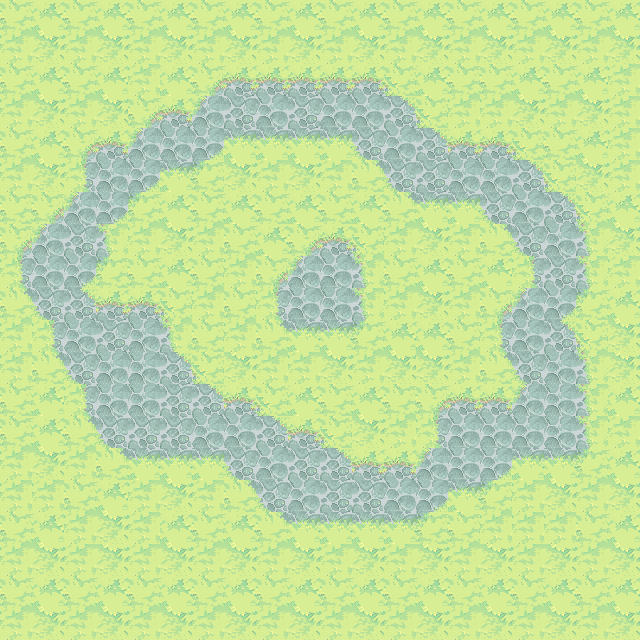

Below is a game level as drawn by its tile map, then a one-line description and the .tmx that defines it (tile-layer data replaced by summaries):
An orthogonal 20x20 tile map with 32x32 px tiles, 1 tile layer (background), 1 hidden layer not drawn, 6 tilesets.

<map version="1.0" orientation="orthogonal" renderorder="right-down" width="20" height="20" tilewidth="32" tileheight="32" nextobjectid="16">
 <tileset firstgid="1" name="ObjectLayer" tilewidth="32" tileheight="32" tilecount="84" columns="14">
  <image source="ObjectLayer.png" width="477" height="219" />
 </tileset>
 <tileset firstgid="85" name="ground_tiles" tilewidth="32" tileheight="32" tilecount="441" columns="21">
  <image source="ground_tiles.png" width="672" height="701" />
  <terraintypes>
   <terrain name="pradera" tile="43" />
   <terrain name="tierra" tile="106" />
   <terrain name="agua" tile="191" />
   <terrain name="piedra" tile="67" />
   <terrain name="mancha tierra" tile="34" />
   <terrain name="mancha gris" tile="99" />
   <terrain name="piedra marron" tile="274" />
  </terraintypes>
  <tile id="12" terrain="1,1,1,4" />
  <tile id="13" terrain="1,1,4,4" />
  <tile id="14" terrain="1,1,4,1" />
  <tile id="15" terrain="4,4,4,1" />
  <tile id="16" terrain="4,4,1,4" />
  <tile id="33" terrain="1,4,1,4" />
  <tile id="34" terrain="4,4,4,4" />
  <tile id="35" terrain="4,1,4,1" />
  <tile id="36" terrain="4,1,4,4" />
  <tile id="37" terrain="1,4,4,4" />
  <tile id="43" terrain="0,0,0,0" />
  <tile id="44" terrain="0,0,0,0" />
  <tile id="54" terrain="1,4,1,1" />
  <tile id="55" terrain="4,4,1,1" />
  <tile id="56" terrain="4,1,1,1" />
  <tile id="64" terrain="0,0,0,0" />
  <tile id="65" terrain="0,0,0,0" />
  <tile id="67" terrain="3,3,3,3" />
  <tile id="72" terrain="0,0,0,1" />
  <tile id="73" terrain="0,0,1,0" />
  <tile id="90" terrain="0,0,0,1" />
  <tile id="91" terrain="0,0,1,1" />
  <tile id="92" terrain="0,0,1,0" />
  <tile id="93" terrain="0,1,0,0" />
  <tile id="94" terrain="1,0,0,0" />
  <tile id="96" terrain="1,1,1,5" />
  <tile id="97" terrain="1,1,5,5" />
  <tile id="98" terrain="1,1,5,1" />
  <tile id="106" terrain="1,1,1,1" />
  <tile id="107" terrain="1,1,1,1" />
  <tile id="108" terrain="1,1,1,1" />
  <tile id="111" terrain="0,1,0,1" />
  <tile id="113" terrain="1,0,1,0" />
  <tile id="114" terrain="1,1,1,0" />
  <tile id="115" terrain="1,1,0,1" />
  <tile id="117" terrain="1,5,1,5" />
  <tile id="119" terrain="5,1,5,1" />
  <tile id="120" terrain="1,5,5,1" />
  <tile id="121" terrain="5,1,1,5" />
  <tile id="127" terrain="1,1,1,1" />
  <tile id="128" terrain="1,1,1,1" />
  <tile id="129" terrain="1,1,1,1" />
  <tile id="132" terrain="0,1,0,0" />
  <tile id="133" terrain="1,1,0,0" />
  <tile id="134" terrain="1,0,0,0" />
  <tile id="135" terrain="1,0,1,1" />
  <tile id="136" terrain="0,1,1,1" />
  <tile id="137" terrain=",,2," />
  <tile id="138" terrain="1,5,1,1" />
  <tile id="139" terrain="5,5,1,1" />
  <tile id="140" terrain="5,1,1,1" />
  <tile id="141" terrain="5,1,1,5" />
  <tile id="142" terrain="1,5,5,1" />
  <tile id="148" terrain="1,1,1,1" />
  <tile id="149" terrain="1,1,1,1" />
  <tile id="150" terrain="1,1,1,1" />
  <tile id="158" terrain="2,,," />
  <tile id="174" terrain="0,0,0,2" />
  <tile id="175" terrain="0,0,2,2" />
  <tile id="176" terrain="0,0,2,0" />
  <tile id="177" terrain="0,0,0,0" />
  <tile id="190" terrain="2,2,2,2" />
  <tile id="191" terrain="2,2,2,2" />
  <tile id="192" terrain=",,,3" />
  <tile id="193" terrain=",,3,3" />
  <tile id="194" terrain=",,3," />
  <tile id="195" terrain="0,2,0,2" />
  <tile id="196" terrain="2,2,2,2" />
  <tile id="197" terrain="2,0,2,0" />
  <tile id="198" terrain="0,2,2,2" />
  <tile id="199" terrain="2,0,2,2" />
  <tile id="211" terrain="2,2,2,2" />
  <tile id="212" terrain="2,2,2,2" />
  <tile id="213" terrain=",3,,3" />
  <tile id="214" terrain="2,2,2,2" />
  <tile id="215" terrain="3,,3," />
  <tile id="216" terrain="0,2,0,0" />
  <tile id="217" terrain="2,2,0,0" />
  <tile id="218" terrain="2,0,0,0" />
  <tile id="219" terrain="2,2,0,2" />
  <tile id="220" terrain="2,2,2,0" />
  <tile id="234" terrain=",3,," />
  <tile id="235" terrain="3,3,," />
  <tile id="236" terrain="3,,," />
  <tile id="258" terrain="0,0,0,0" />
  <tile id="259" terrain="0,0,6,6" />
  <tile id="260" terrain="0,0,6,0" />
  <tile id="262" terrain="6,0,6,0" />
  <tile id="274" terrain="6,6,6,6" />
  <tile id="275" terrain="6,6,6,6" />
  <tile id="277" terrain="6,6,6,0" />
  <tile id="278" terrain="0,6,0,6" />
  <tile id="279" terrain="0,6,0,6" />
  <tile id="280" terrain="6,6,6,6" />
  <tile id="281" terrain="6,6,6,0" />
  <tile id="282" terrain="6,6,6,0" />
  <tile id="283" terrain="6,6,0,6" />
  <tile id="295" terrain="6,6,6,6" />
  <tile id="296" terrain="6,6,6,6" />
  <tile id="298" terrain="6,0,6,6" />
  <tile id="299" terrain="0,6,6,6" />
  <tile id="300" terrain="0,6,0,0" />
  <tile id="301" terrain="6,6,0,0" />
  <tile id="302" terrain="6,0,0,0" />
  <tile id="303" terrain="6,0,6,6" />
  <tile id="304" terrain="0,6,6,6" />
 </tileset>
 <tileset firstgid="526" name="Extra_Unfinished4" tilewidth="32" tileheight="32" tilecount="88" columns="11">
  <image source="Extra_Unfinished4.png" width="360" height="266" />
 </tileset>
 <tileset firstgid="614" name="Cliff_tileset" tilewidth="32" tileheight="32" tilecount="240" columns="15">
  <image source="Cliff_tileset.png" width="503" height="518" />
 </tileset>
 <tileset firstgid="854" name="graphics-tiles-waterflow" tilewidth="32" tileheight="32" tilecount="81" columns="9">
  <image source="graphics-tiles-waterflow.png" width="319" height="293" />
 </tileset>
 <tileset firstgid="935" name="meta_tiles" tilewidth="32" tileheight="32" spacing="1" margin="1" tilecount="2" columns="2">
  <image source="meta_tiles.png" width="67" height="34" />
  <tile id="0">
   <properties>
    <property name="colisionable" value="true" />
    <property name="objeto" value="piedra" />
   </properties>
  </tile>
  <tile id="1">
   <properties>
    <property name="colisionable" value="true" />
    <property name="objeto" value="agua" />
   </properties>
  </tile>
 </tileset>
 <layer name="background" width="20" height="20">
  <data>[400 cells, 400 non-empty, 22 distinct tile ids]</data>
 </layer>
 <layer name="meta tiles" width="20" height="20" visible="0">
  <data>[400 cells, 128 non-empty, 1 distinct tile ids]</data>
 </layer>
</map>
